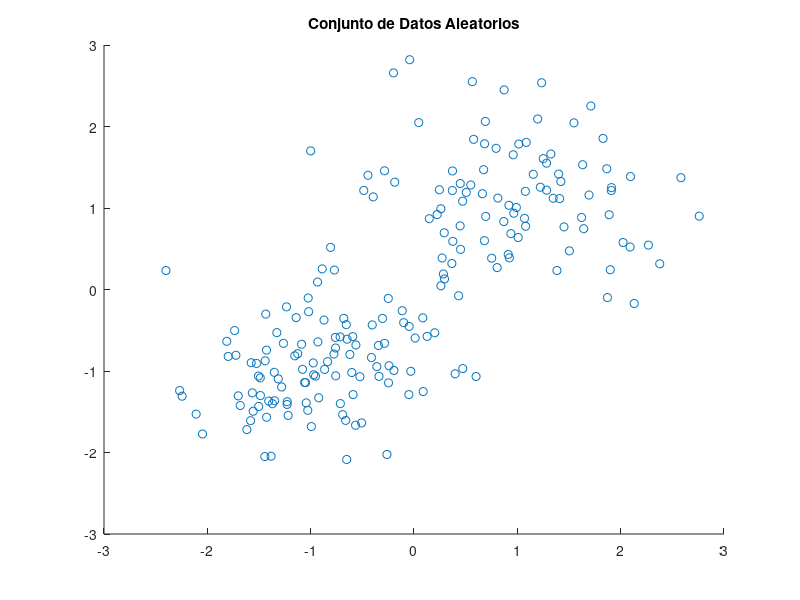
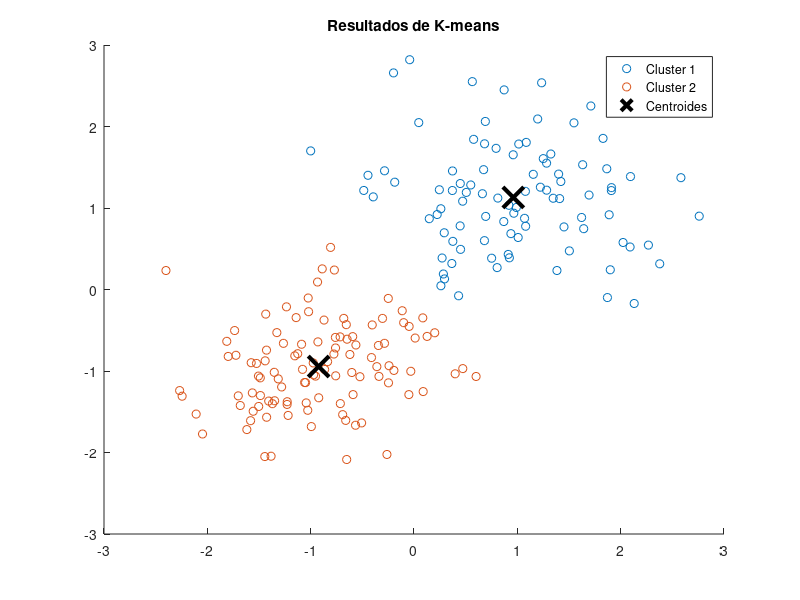

These figures' MATLAB source, in order:
% Generar datos aleatorios
rng(1); % Fijar la semilla para reproducibilidad
data = [randn(100,2)*0.75+ones(100,2);
 randn(100,2)*0.5-ones(100,2)];
% Visualizar los datos
figure;
scatter(data(:,1), data(:,2));
title('Conjunto de Datos Aleatorios');
% Definir el número de clusters (k)
k = 2;
% Aplicar K-means
[idx, centroids] = kmeans(data, k);
% Visualizar los clusters
figure;
gscatter(data(:,1), data(:,2), idx);
hold on;
plot(centroids(:,1), centroids(:,2), 'kx', 'MarkerSize', 15, 'LineWidth', 3);
title('Resultados de K-means');
legend('Cluster 1', 'Cluster 2', 'Centroides');
hold off; 